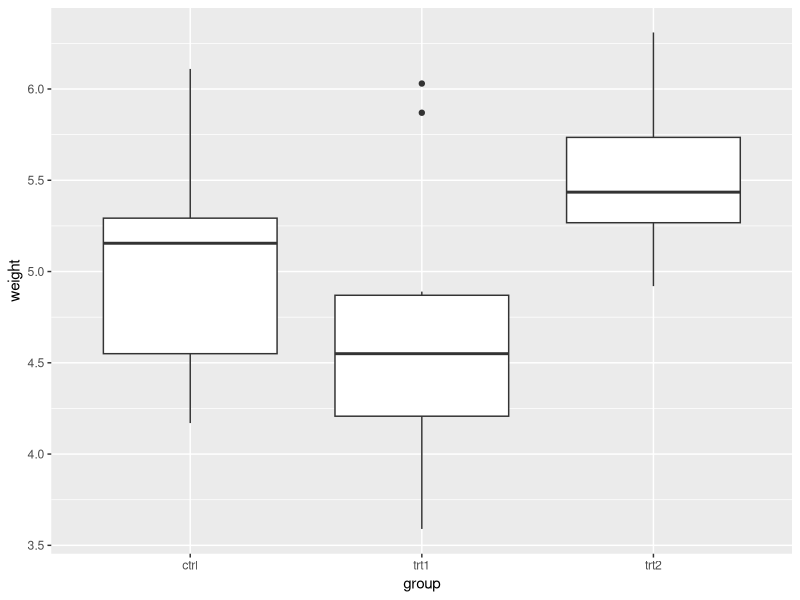
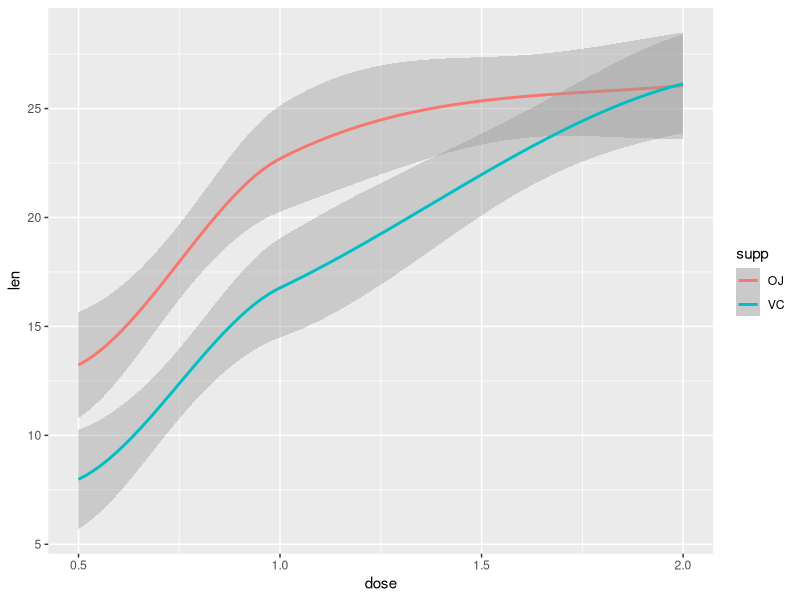
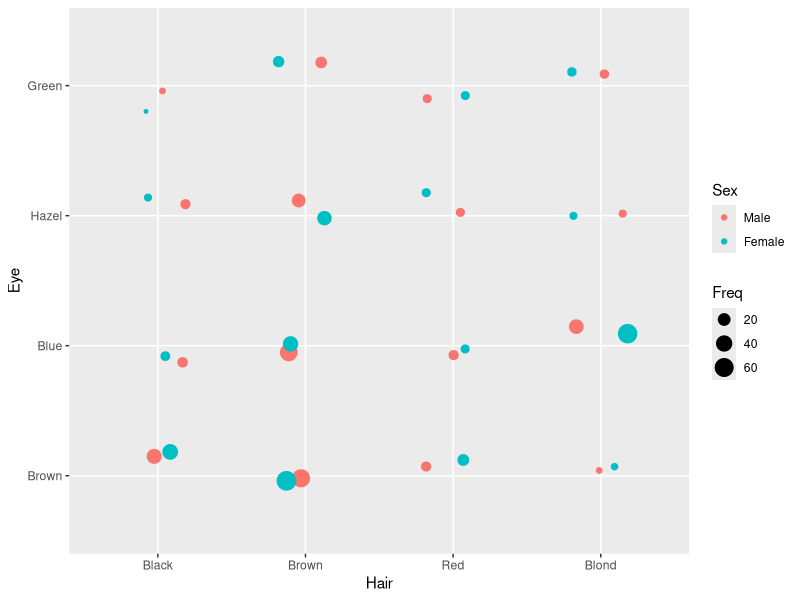
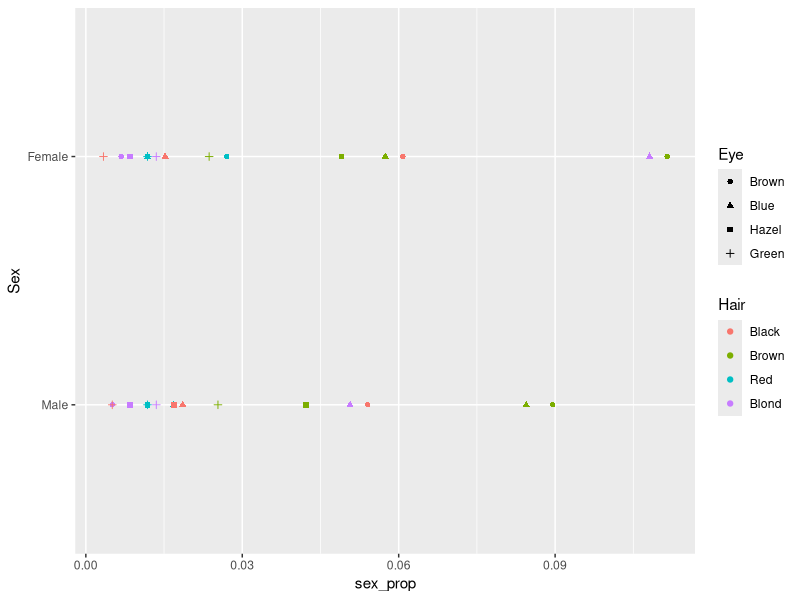
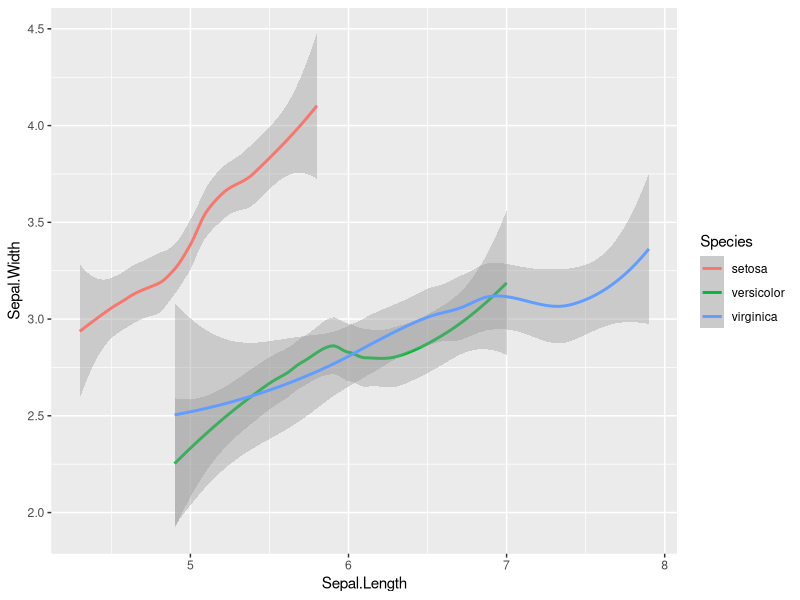
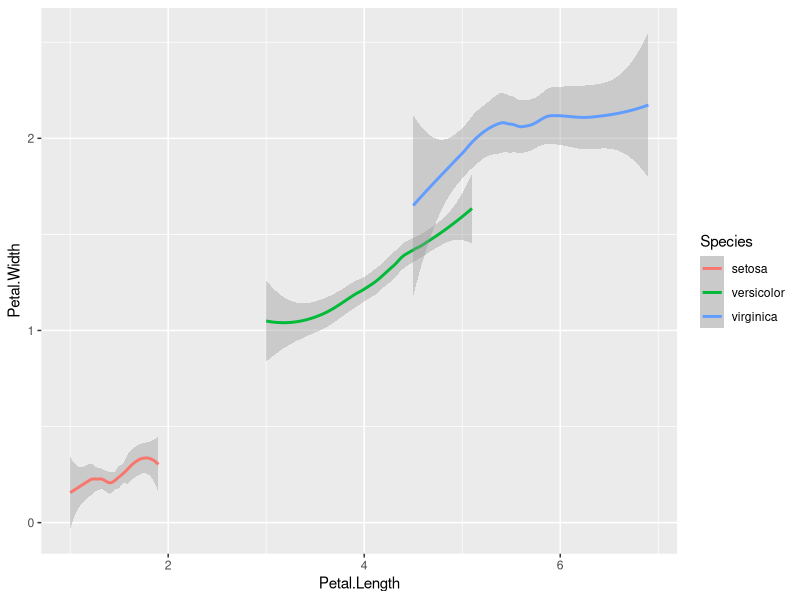

Reproduce these figures in R, in order.
## ---- chunk 1
knitr::opts_chunk$set(echo = TRUE)
library(tidyverse)
library(ggplot2)
## ---- chunk 2
  ggplot(PlantGrowth, aes(x = group, y = weight)) +
    geom_boxplot()
## ---- chunk 3
  PlantGrowth %>%
    filter(weight > 5.5) %>%
    group_by(group) %>%
    summarise(n())
  
  PlantGrowth %>%
    filter(weight < 4.5) %>%
    group_by(group) %>%
    summarise(n())
## ---- chunk 4
  ggplot(ToothGrowth, aes(x = dose, y = len, color = supp)) + 
    geom_smooth()

  ToothGrowth %>%
    filter(len > 20) %>%
    group_by(supp) %>%
    summarise(n())
## ---- chunk 5
  # Convert to data frame. 
  df <- as.data.frame.table(HairEyeColor)

  # Use geom_jitter to reduce overlapping issue.
  ggplot(df, aes(x = Hair, y = Eye, color = Sex, size = Freq)) +
    geom_jitter(width = .2, height = .2)
  
  df2 <- df %>%
    filter(Hair %in% c("Black","Brown","Red","Blond"), Eye %in% c("Brown","Blue","Hazel","Green")) %>%
    mutate(sex_prop = Freq / sum(Freq))
  
  # Show comparison between Sex.
  ggplot(df2, aes(x= Sex, y = sex_prop, color = Hair, shape = Eye)) +
    geom_point() +
    coord_flip() 
## ---- chunk 6
  ggplot(iris, aes(x = Sepal.Length, y = Sepal.Width, color = Species)) +
    geom_smooth()

  ggplot(iris, aes(x = Petal.Length, y = Petal.Width, color = Species)) +
    geom_smooth()
  
  iris %>%
    group_by(Species) %>%
    summarise(mean(Sepal.Width), mean(Sepal.Length), mean(Petal.Width), mean(Petal.Length))
    
